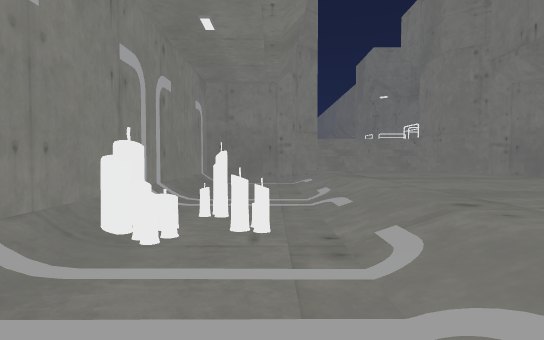
[1] (above)

17 first-person views from a walk through a 3-D level made in the Unity game engine. The camera is 1.2 m above the floor, tilts 2° down and sees 75° across. The floor is counted in squares, 2 m on a side. Each view is taken from the middle of a square. On the plan, view 1 faces up. The plan holds only what a view shows up to about 10 squares ahead; the rest is blank. The place goes on beyond the plan.

[2]
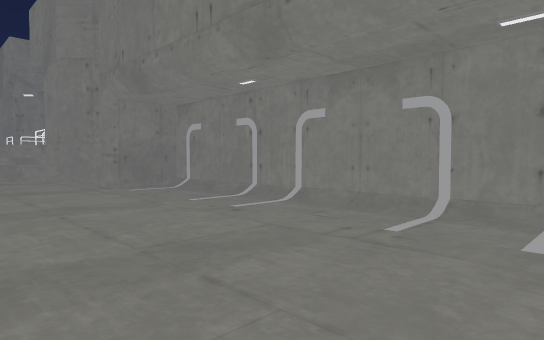

[3]
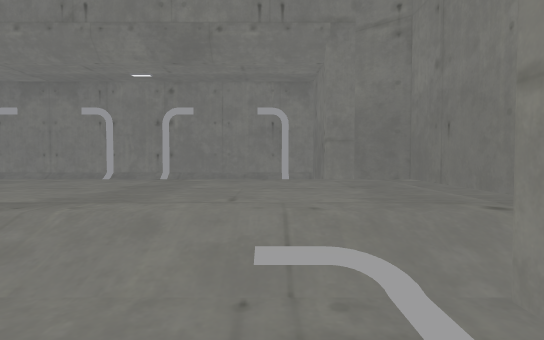

[4]
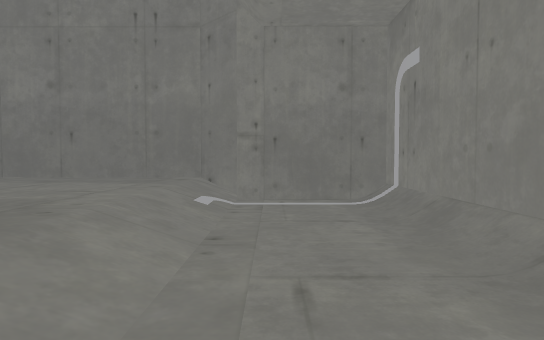

[5]
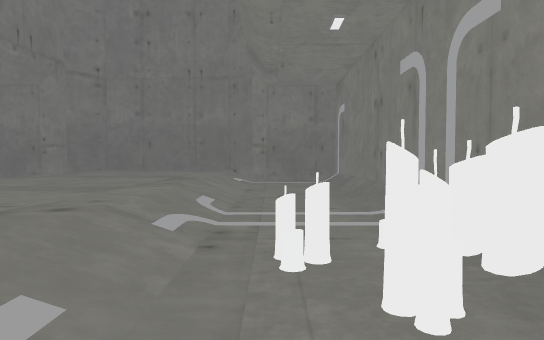

[6]
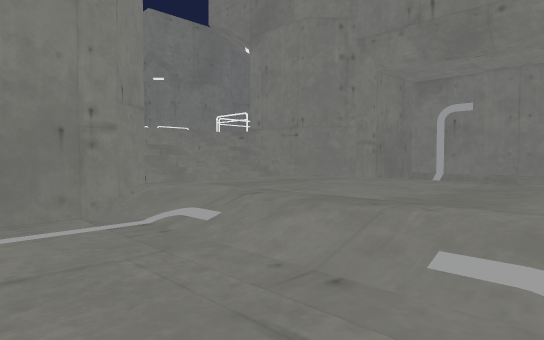

[7]
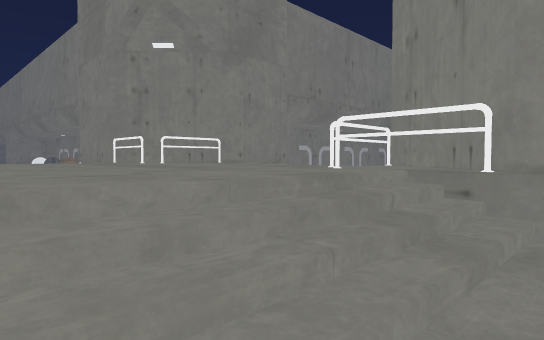

[8]
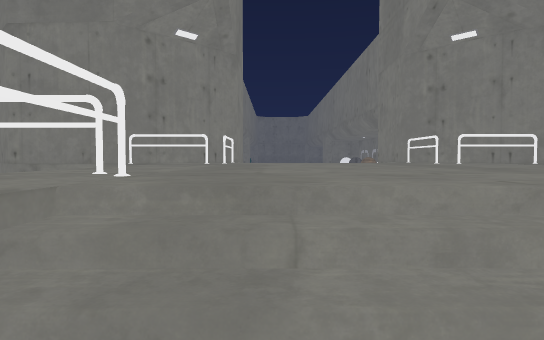

[9]
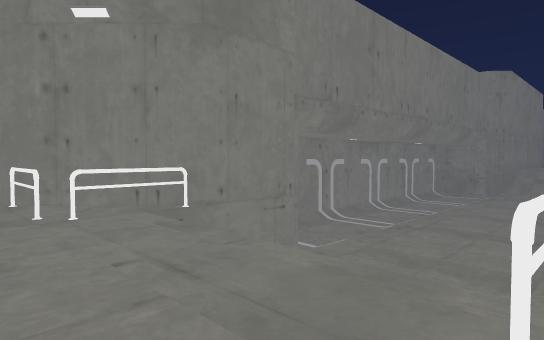

[10]
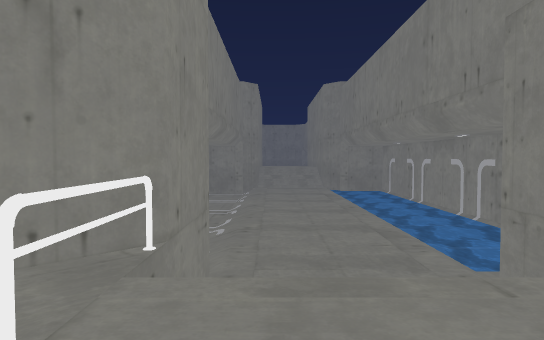

[11]
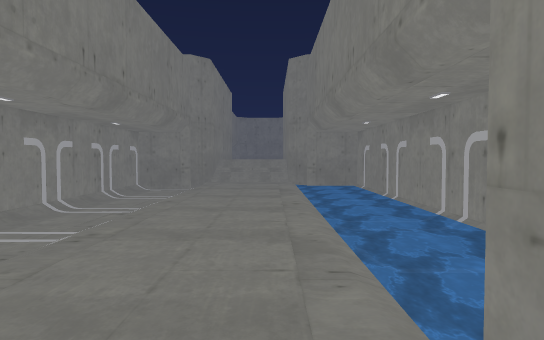

[12]
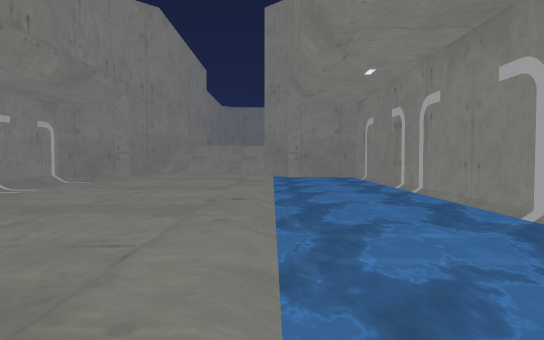

[13]
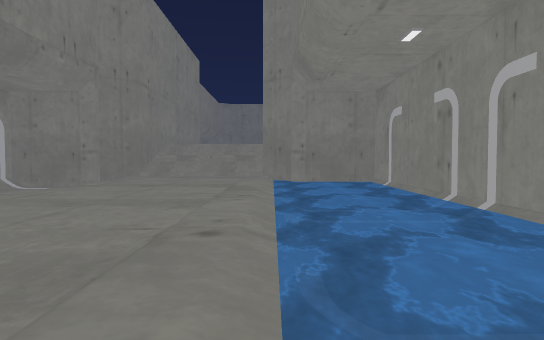

[14]
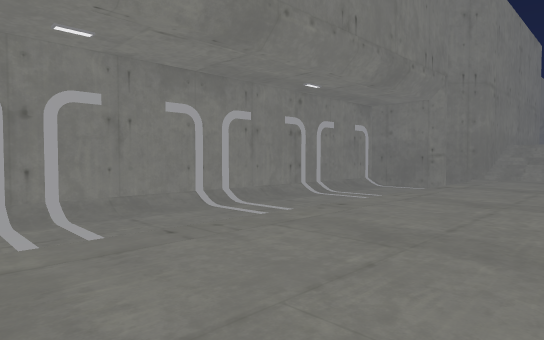

[15]
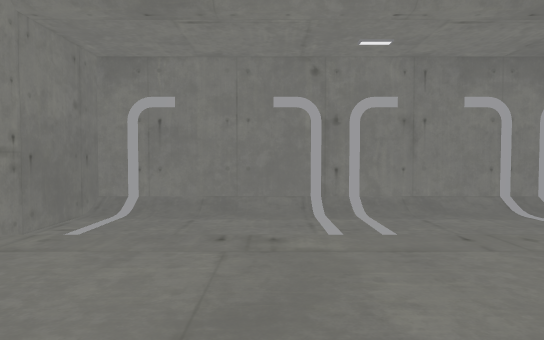

[16]
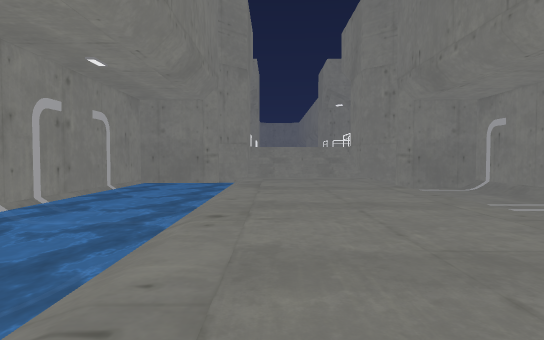

[17]
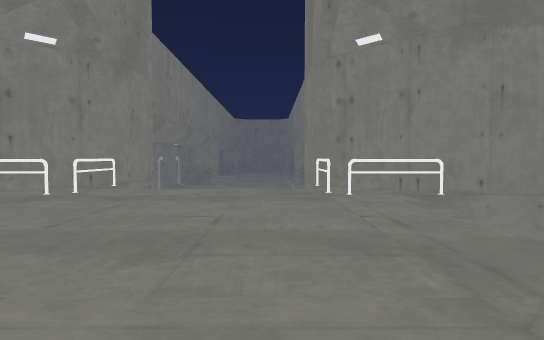

### Floor plan
Key: @ floor where view 1 was taken; # wall or solid block; . main floor; : floor 0.25 m higher than the main floor; - floor 0.25 m lower than the main floor; _ floor 0.5 m lower than the main floor; + floor 0.75 m higher than the main floor; * floor 2 m higher than the main floor; / step, stairs or slope; ~ water the walk can cross; ≈ water the walk keeps out of; C candle; R railing.
Columns run from 3 left of view 1 to 25 right of it. Each row starts with its distance up from view 1.
 20     #   #   ##############
 19    ##   ##  #____________#
 18   ##R///R####____________##
 17 ###RR***RR##//////////////###
 16    /*****/  ..............:+#
 15    /*****/  ..............:
 14    /*****// ..............:
 13  ##RR***RR##/////////////-#
 12   ##R///R####~~~~~~~~~~~~≈
 11      ///##  #~~~~~~~~~~~~#
 10    ##///##  ##############
  9  ###/.../###
  8  #__/.../__#
  7  #__/.../__#
  6  #__/.../__#
  5  #__/.../__#
  4  #C_/.../__#
  3  #CC/.../__#
  2  #__/.../__#
  1  #__/.../__#
  0  #_@/.../__#
 -1  #__/.../ _#
 -2  #__/.../ _#
 -3  #__/.../ _#
 -4  ###/.../###
 -5    ##...##
 -6     #####

Positions as (right, up) in squares from view 1, and headings:
1: (0, 0), facing up
2: (2, -1), facing up-right
3: (-1, -3), facing right
4: (0, 1), facing down
5: (0, 5), facing down
6: (-1, 5), facing up-right
7: (2, 11), facing up-right
8: (2, 11), facing up
9: (4, 13), facing up-right
10: (4, 16), facing right
11: (7, 14), facing right
12: (11, 13), facing right
13: (13, 13), facing right
14: (12, 14), facing up-right
15: (12, 14), facing up
16: (19, 14), facing left
17: (6, 16), facing left
